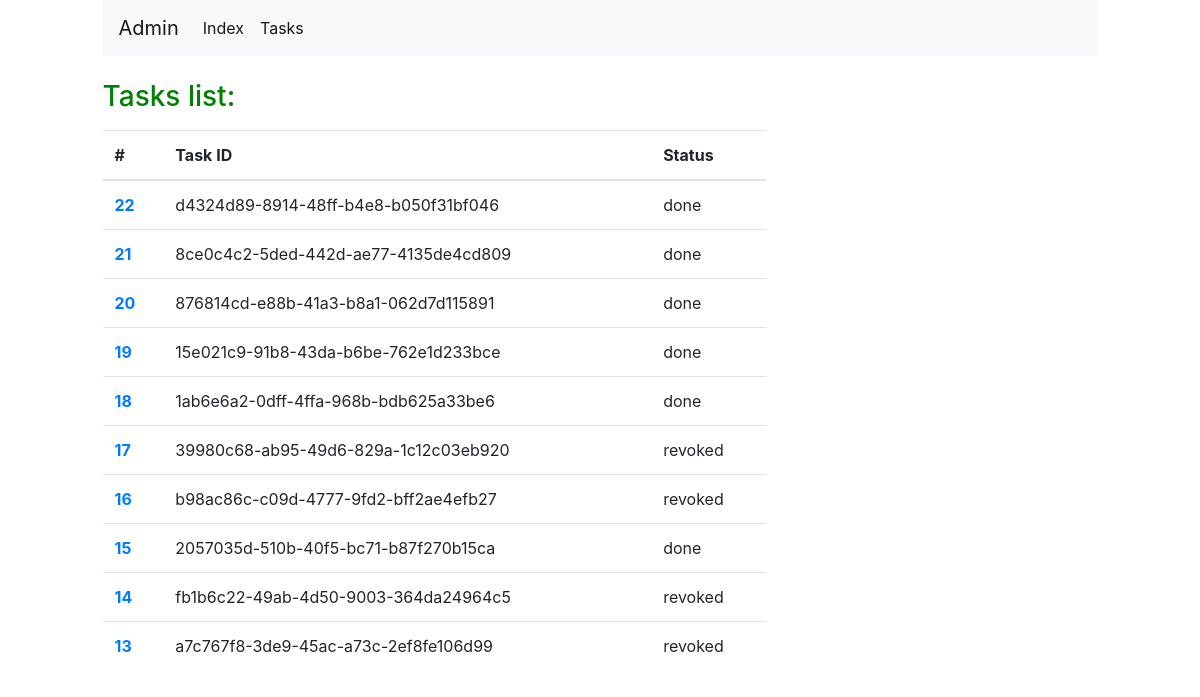
Page /tasks/ on the earlier database version.
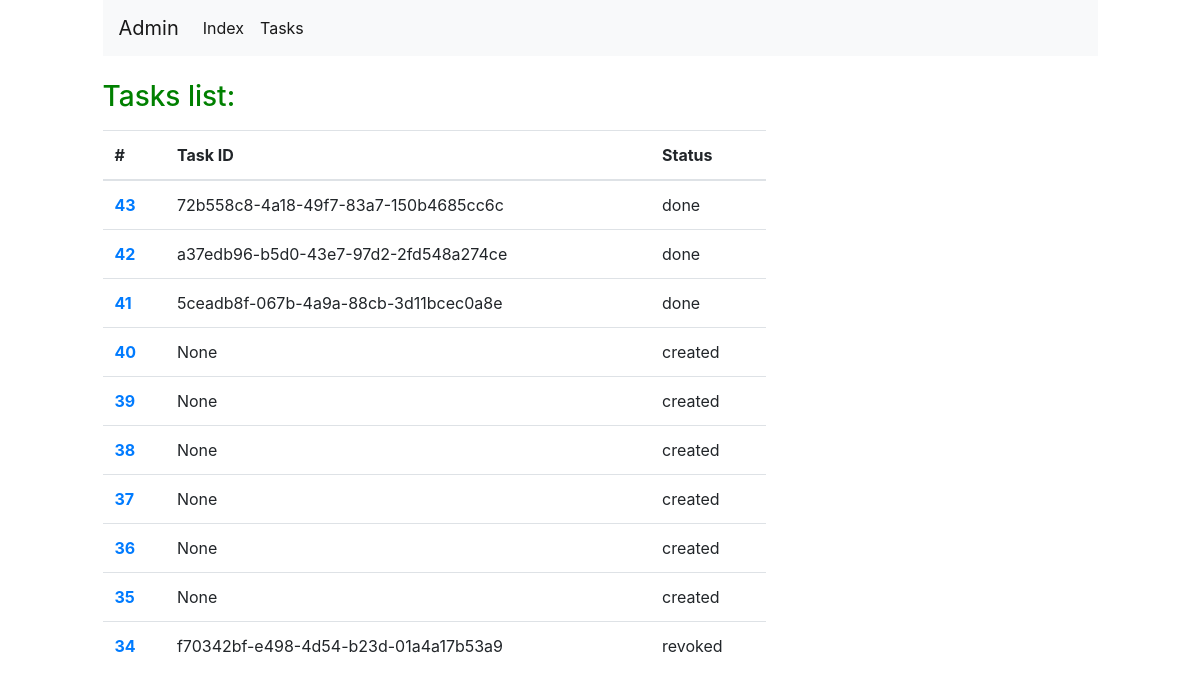
Same page on the later database version.
### ping/models.py (models this page shows, shortened)
class Task(models.Model):
    states = (
        (1, "created"),
        (2, "running"),
        (3, "done"),
        (4, "revoked"),
    )
    celery_task_id = models.CharField(max_length=255, blank=True, null=True)
    status = models.IntegerField(choices=states, default=1)
    hosts = models.ManyToManyField(HostStatus)
    class Meta:
        ordering = ('-id',)
    def get_state_display(self):
        return self.states[self.status - 1][1]

### ping/views.py (the view)
# urls.py: path('tasks/', tasks_list, name='tasks_list'),
def tasks_list(request):
    tasks = Task.objects.all()[:10]
    return render(request, 'tasks.html', {'tasks': tasks})

### templates/tasks.html (shortened to what this page needs)
{% load static %}
<!DOCTYPE html>
<html lang="en">
<head>
    <link rel="stylesheet" href="{% static 'bootstrap.min.css' %}">
    <link rel="stylesheet" href="{% static 'styles.css' %}">
</head>
<body>
    <div class="continer">
        <div class="row">
            <div class="col-10 mx-auto">
                <div class="mb-3">
                {% include "navbar.html" %}
                </div>
            </div>
        </div>
        <div class="row">
            <div class="col-10 mx-auto mt-2">
                <h3 class="mb-3">Tasks list:</h3>
                <table class="table col-8">
                    <thead>
                      <tr>
                        <th scope="col">#</th>
                        <th scope="col">Task ID</th>
                        <th scope="col">Status</th>
                      </tr>
                    </thead>
                    <tbody>
                        {% for task in tasks %}
                          <tr>
                            <th scope="row"><a href="{% url 'ping_task_run' task.id %}">{{ task.pk }}</a></th>
                              <td>{{ task.celery_task_id }}</td>
                              <td>{{ task.get_state_display }}</td>
                          </tr>
                        {% endfor %}
                    </tbody>
                  </table>
            </div>
        </div>
    </div>
</body>
</html>

Differences in the rows shown:
no longer on this page (row unchanged): Task: pk "22", celery_task_id "d4324d89-8914-48ff-b4e8-b050f31bf046", state "done"
no longer on this page (row unchanged): Task: pk "21", celery_task_id "8ce0c4c2-5ded-442d-ae77-4135de4cd809", state "done"
no longer on this page (row unchanged): Task: pk "20", celery_task_id "876814cd-e88b-41a3-b8a1-062d7d115891", state "done"
no longer on this page (row unchanged): Task: pk "19", celery_task_id "15e021c9-91b8-43da-b6be-762e1d233bce", state "done"
no longer on this page (row unchanged): Task: pk "18", celery_task_id "1ab6e6a2-0dff-4ffa-968b-bdb625a33be6", state "done"
no longer on this page (row unchanged): Task: pk "17", celery_task_id "39980c68-ab95-49d6-829a-1c12c03eb920", state "revoked"
no longer on this page (row unchanged): Task: pk "16", celery_task_id "b98ac86c-c09d-4777-9fd2-bff2ae4efb27", state "revoked"
no longer on this page (row unchanged): Task: pk "15", celery_task_id "2057035d-510b-40f5-bc71-b87f270b15ca", state "done"
no longer on this page (row unchanged): Task: pk "14", celery_task_id "fb1b6c22-49ab-4d50-9003-364da24964c5", state "revoked"
no longer on this page (row unchanged): Task: pk "13", celery_task_id "a7c767f8-3de9-45ac-a73c-2ef8fe106d99", state "revoked"
added Task: pk "43", celery_task_id "72b558c8-4a18-49f7-83a7-150b4685cc6c", state "done"
added Task: pk "42", celery_task_id "a37edb96-b5d0-43e7-97d2-2fd548a274ce", state "done"
added Task: pk "41", celery_task_id "5ceadb8f-067b-4a9a-88cb-3d11bcec0a8e", state "done"
added Task: pk "40", celery_task_id "None", state "created"
added Task: pk "39", celery_task_id "None", state "created"
added Task: pk "38", celery_task_id "None", state "created"
added Task: pk "37", celery_task_id "None", state "created"
added Task: pk "36", celery_task_id "None", state "created"
added Task: pk "35", celery_task_id "None", state "created"
added Task: pk "34", celery_task_id "f70342bf-e498-4d54-b23d-01a4a17b53a9", state "revoked"
